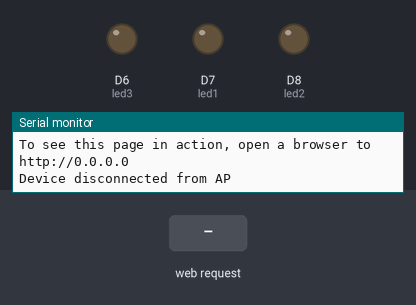
A sketch run on a simulated Arduino Nano RP2040 Connect. On the bench: output pins drawn as LEDs (lit = HIGH), the last lines printed to the serial monitor. Inputs (shaded band) come from the test bench. Not simulated (calls return 0 or success): arduino_secrets.h.

Above: at 11.2 s.
11.3 s: HTTP request GET /7H received
At 12.0 s:
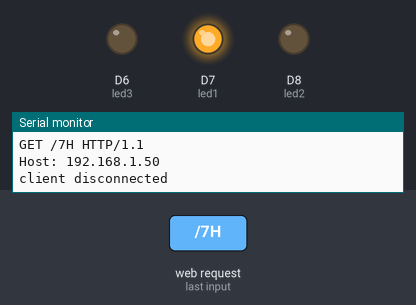
12.8 s: HTTP request GET /8H received
At 13.2 s:
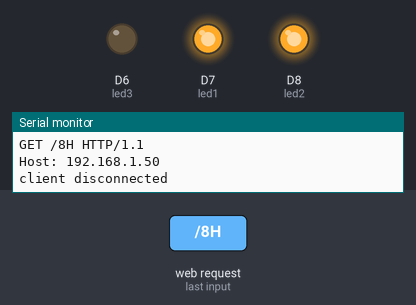
14.3 s: HTTP request GET /7L received
At 15.5 s:
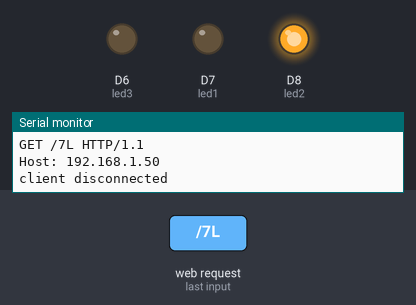
15.8 s: HTTP request GET /6H received
At 16.6 s:
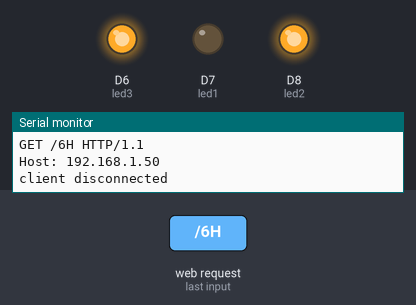
17.3 s: HTTP request GET /8L received
At 17.8 s:
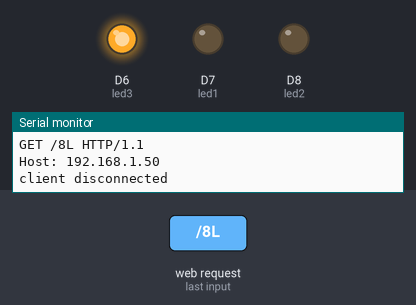
18.8 s: HTTP request GET /6L received
At 20.1 s:
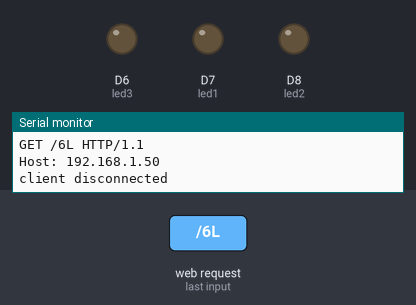
Timing chart, 0 to 21.3 s (numbered marks = the images above; inputs shaded):
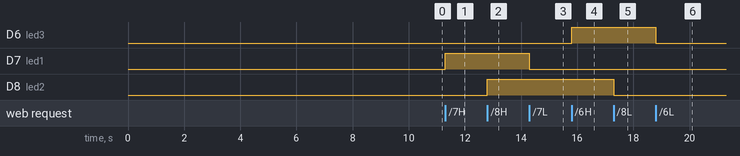

The sketch:

task_4.2HD.ino
```cpp
/*
Name : Gaurish Bhatia
Student ID : 2110994762
Task 4.2 HD
Remarks : this is the code for the task 4.2HD, which will create a web page using HTML and blink the LED.

*/

#include <SPI.h>
#include <WiFiNINA.h>
#include "arduino_secrets.h"// sensitive data such as ssid and password
char ssid[] = SECRET_SSID;        // your network SSID (name)
char pass[] = SECRET_PASS;        // your network password (use for WPA, or use as key for WEP)
int keyIndex = 0;                // your network key index number (needed only for WEP)

int led1 =  7;// red led at pin 7
int led2 =  8;// blue led at pin 8
int led3 =  6;// green Led at pin 9

// initialising the states as off.
String led1_state = "off";
String led2_state = "off";
String led3_state = "off";

int status = WL_IDLE_STATUS;
WiFiServer server(80);

void setup() {
  //Initialize serial and wait for port to open:
  Serial.begin(115200);
  while (!Serial) {
    ; // wait for serial port to connect. Needed for native USB port only
  }

  Serial.println("Access Point Web Server");

  pinMode(led1, OUTPUT);      // set the LED pin mode
  pinMode(led2, OUTPUT);
  pinMode(led3, OUTPUT);

  // check for the WiFi module:
  if (WiFi.status() == WL_NO_MODULE) {
    Serial.println("Communication with WiFi module failed!");
    // don't continue
    while (true);
  }

  String fv = WiFi.firmwareVersion();
  if (fv < WIFI_FIRMWARE_LATEST_VERSION) {
    Serial.println("Please upgrade the firmware");
  }

  // by default the local IP address will be 192.168.4.1
  // you can override it with the following:
  WiFi.config(IPAddress(10, 0, 0, 1));

  // print the network name (SSID);
  Serial.print("Creating access point named: ");
  Serial.println(ssid);

  // Create open network. Change this line if you want to create an WEP network:
  status = WiFi.beginAP(ssid, pass);
  if (status != WL_AP_LISTENING) {
    Serial.println("Creating access point failed");
    // don't continue
    while (true);
  }

  // wait 10 seconds for connection:
  delay(10000);

  // start the web server on port 80
  server.begin();

  // you're connected now, so print out the status
  printWiFiStatus();
}


void loop() {
  // compare the previous status to the current status
  if (status != WiFi.status()) {
    // it has changed update the variable
    status = WiFi.status();

    if (status == WL_AP_CONNECTED) {
      // a device has connected to the AP
      Serial.println("Device connected to AP");
    } else {
      // a device has disconnected from the AP, and we are back in listening mode
      Serial.println("Device disconnected from AP");
    }
  }

  WiFiClient client = server.available();   // listen for incoming clients

  if (client) {                             // if you get a client,
    Serial.println("new client");           // print a message out the serial port
    String currentLine = "";                // make a String to hold incoming data from the client
    while (client.connected()) {            // loop while the client's connected
      delayMicroseconds(10);                // This is required for the Arduino Nano RP2040 Connect - otherwise it will loop so fast that SPI will never be served.
      if (client.available()) {             // if there's bytes to read from the client,
        char c = client.read();             // read a byte, then
        Serial.write(c);                    // print it out to the serial monitor
        if (c == '\n') {                    // if the byte is a newline character

          // if the current line is blank, you got two newline characters in a row.
          // that's the end of the client HTTP request, so send a response:
          if (currentLine.length() == 0) {
            // HTTP headers always start with a response code (e.g. HTTP/1.1 200 OK)
            // and a content-type so the client knows what's coming, then a blank line:
            client.println("HTTP/1.1 200 OK");
            client.println("Content-type:text/html");
            client.println();

            // following is the html code for web page.
            client.println("<!DOCTYPE html><html>");
            client.println("<head><style>.button{border: none; color: white;padding: 16px 32px;text-align: center;text-decoration: none;display: inline-block;font-size: 16px; margin: 4px 2px;transition-duration: 0.4s;cursor: pointer;}");
            client.println(".button1 { background-color: white; color: black;  border: 2px solid #4CAF50;}");
            client.println(".button1:hover { background-color: #4CAF50;color: white;}");
            client.println(".button3 {background-color: white;color: black;border: 2px solid #008cba;}");
            client.println(".button3:hover {background-color: #008cba;color: white;}");

            client.println(".button2 {background-color: white;color: black;border: 2px solid #f44336;}");
            client.println(".button2:hover {background-color: #f44336;color: white;}");

            client.println("</style>");
            client.println("<title>Traffic Control System</title>");
            client.println("</head>");
            client.println("<body style=\"text-align: center; font - size: large\">");
            client.println("<h1 style=\"background-color: #01d5ff\">Welcome To light Control System</h1>");
            client.println("<h2>select to turn on/off the light :</h2>");


            client.println("<p><a href=\"/8H\"><button class=\"button button3\">Blue Light </button></a></p>");// button for turning on
            client.print("Click <a href=\"/8L\">here</a> turn the blue LED off");// link for turning off.


            client.println("<p><a href=\"/6H\"><button class=\"button button1\">Green Light </button></a></p>");
            client.print("Click <a href=\"/6L\">here</a> turn the green LED off");

            client.println("<p><a href=\"/7H\"><button class=\"button button2\">Red Light </button></a></p>");
            client.print("Click <a href=\"/7L\">here</a> turn the Red LED off");


            client.println("</body>");
            client.println("</html>");


            // The HTTP response ends with another blank line:
            client.println();
            // break out of the while loop:
            break;
          }
          else {      // if you got a newline, then clear currentLine:
            currentLine = "";
          }
        }
        else if (c != '\r') {    // if you got anything else but a carriage return character,
          currentLine += c;      // add it to the end of the currentLine
        }

        // Check to see if the client request was "GET /H" or "GET /L":
        light_status(currentLine);

      }
    }
    // close the connection:
    client.stop();
    Serial.println("client disconnected");
  }
}

void light_status(String sample)
{
  if (sample.endsWith("GET /7H")) {
    digitalWrite(led1, HIGH);               // GET /H turns the LED on
    led1_state = "on";
  }
  else if (sample.endsWith("GET /7L")) {
    digitalWrite(led1, LOW);                // GET /L turns the LED off
    led1_state = "off";
  }
  else  if (sample.endsWith("GET /8H")) {
    digitalWrite(led2, HIGH);               // GET /H turns the LED on
    led2_state = "on";
  }
  else if (sample.endsWith("GET /8L")) {
    digitalWrite(led2, LOW);                // GET /L turns the LED off
    led2_state = "off";
  }
  else if (sample.endsWith("GET /6H")) {
    digitalWrite(led3, HIGH);               // GET /H turns the LED on
    led3_state = "on";
  }
  else if (sample.endsWith("GET /6L")) {
    digitalWrite(led3, LOW);                // GET /L turns the LED off
    led3_state = "off";
  }
}

void printWiFiStatus() {
  // print the SSID of the network you're attached to:
  Serial.print("SSID: ");
  Serial.println(WiFi.SSID());

  // print your WiFi shield's IP address:
  IPAddress ip = WiFi.localIP();
  Serial.print("IP Address: ");
  Serial.println(ip);

  // print where to go in a browser:
  Serial.print("To see this page in action, open a browser to http://");
  Serial.println(ip);

}
```

Measured:
- after the input at 11.3 s, D7 (led1): LOW → HIGH at once
- after the input at 12.8 s, D8 (led2): LOW → HIGH at once
- after the input at 14.3 s, D7 (led1): HIGH → LOW at once
- after the input at 15.8 s, D6 (led3): LOW → HIGH at once
- after the input at 17.3 s, D8 (led2): HIGH → LOW at once
- after the input at 18.8 s, D6 (led3): HIGH → LOW at once
